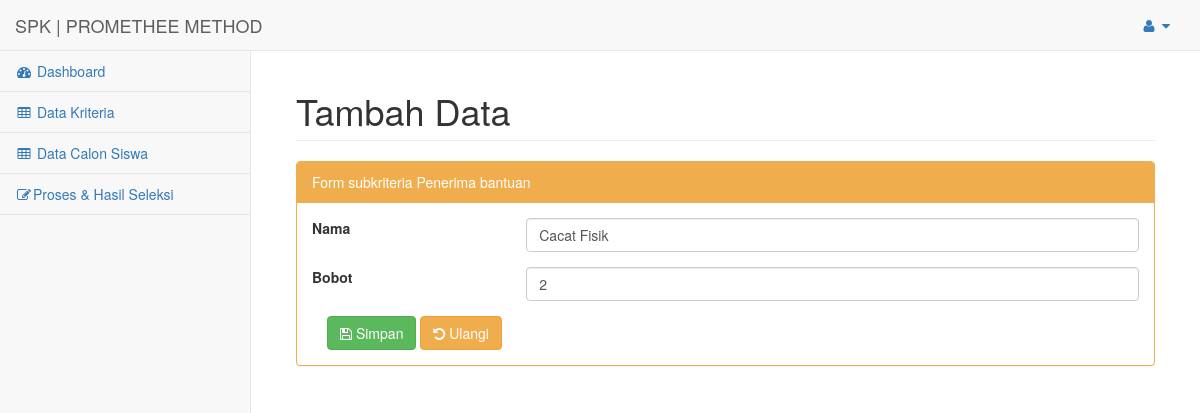
The page /index.php?url=data_subkriteria_ubah&id=5&kriteria_id=4 (signed in) on the database as committed earlier.
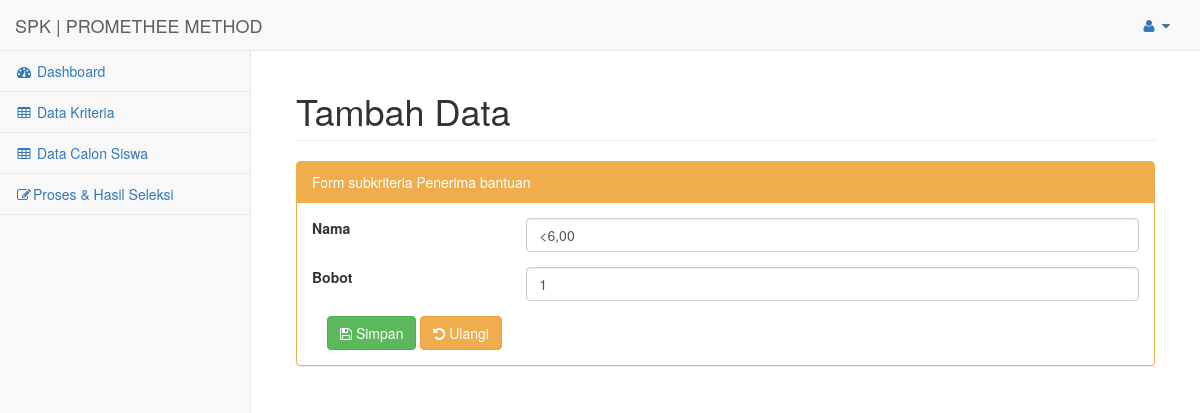
The same page on the database as committed later.
### tables this page shows
CREATE TABLE `subkriteria` (
  `id` int(11) NOT NULL,
  `kriteria_id` int(11) DEFAULT 0,
  `nama` varchar(50) DEFAULT '0',
  `bobot` double DEFAULT 0
);

### config/routes.php (called while the page is built, shortened)
<?php
$include = [];
if(isset($_GET['url'])){
	switch ($_GET['url']) {
		case 'data_subkriteria_ubah':
			$include[] = 'halaman/subkriteria/ubah.php';
			break;
	}
}else{
	$include[] = 'halaman/dashboard.php';
}
?>

### config/subkriteria/load_detail.php (called while the page is built)
<?php
include 'config/koneksi.php';
$id = $_GET['id'];
$hasil = mysqli_query($koneksi, "SELECT kriteria.id, subkriteria.id as subkriteria_id, kriteria.nama, kriteria.bobot, kriteria.jenis, subkriteria.nama as nama_subkriteria , subkriteria.bobot as bobot_subkriteria FROM kriteria left join subkriteria on (kriteria.id=subkriteria.kriteria_id) where subkriteria.id='$id'");
while ($data = mysqli_fetch_assoc($hasil)) {
	$data_subkriteria[] = $data;
}
 ?>

### halaman/subkriteria/form.php (the view)
<div class="row form-group">
	<div class="col-lg-3">
		<label>Nama</label>
	</div>
	<div class="col-lg-9">
		<input class="form-control" type="text" name="nama" placeholder="Nama" required="" value="<?php if(isset($data_subkriteria)) echo $data_subkriteria[0]['nama_subkriteria']; ?>">
	</div>
</div>
<div class="row form-group">
	<div class="col-lg-3">
		<label>Bobot</label>
	</div>
	<div class="col-lg-9">
		<input class="form-control" type="number" name="bobot" placeholder="Bobot" required="" value="<?php if(isset($data_subkriteria)) echo $data_subkriteria[0]['bobot_subkriteria']; ?>">
	</div>
</div>

### index.php (shortened to what this page needs)
<?php
include 'config/routes.php';
 include 'halaman/header.php';
foreach ($req as $key => $value) {
	require_once $value;
}
foreach ($include as $key => $value) {
	require_once $value;
}
include 'halaman/footer.php';
?>

Rows that differ between the two databases and show on the page:
changed subkriteria: nama "Cacat Fisik" → "<6,00"; bobot "2" → "1"
